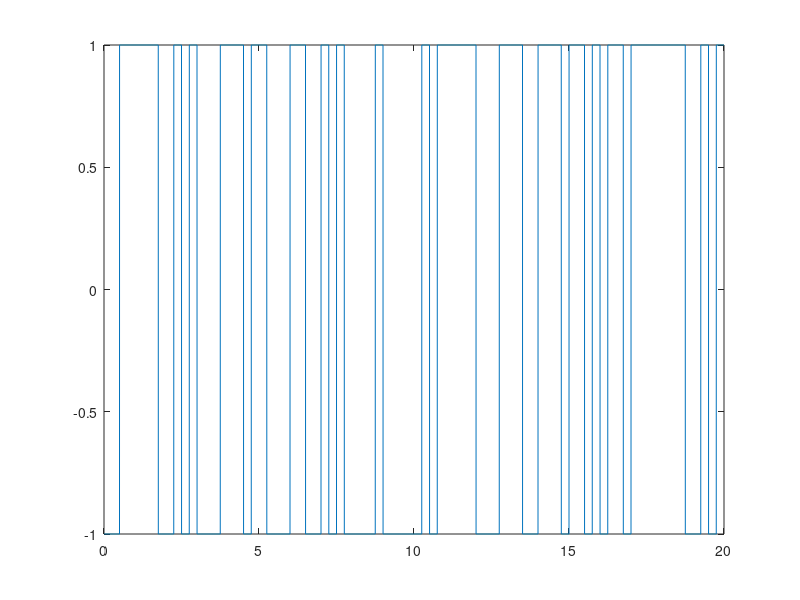
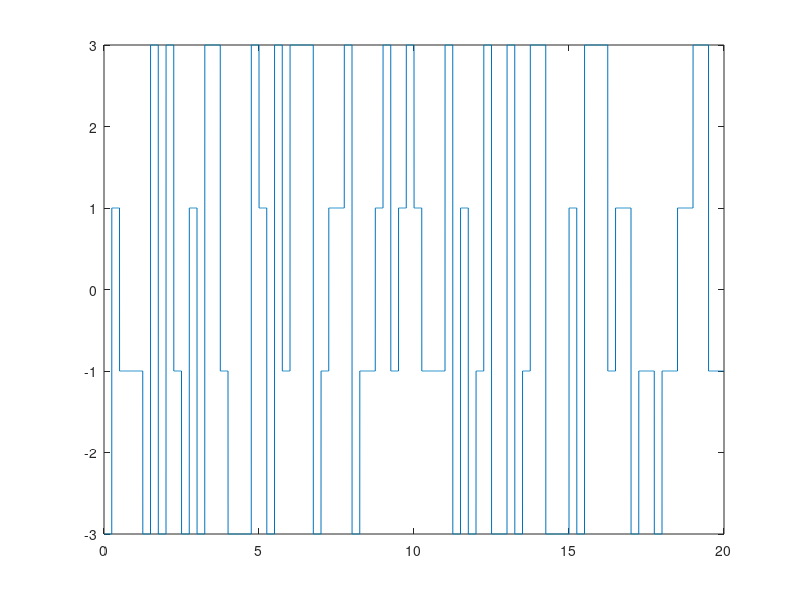
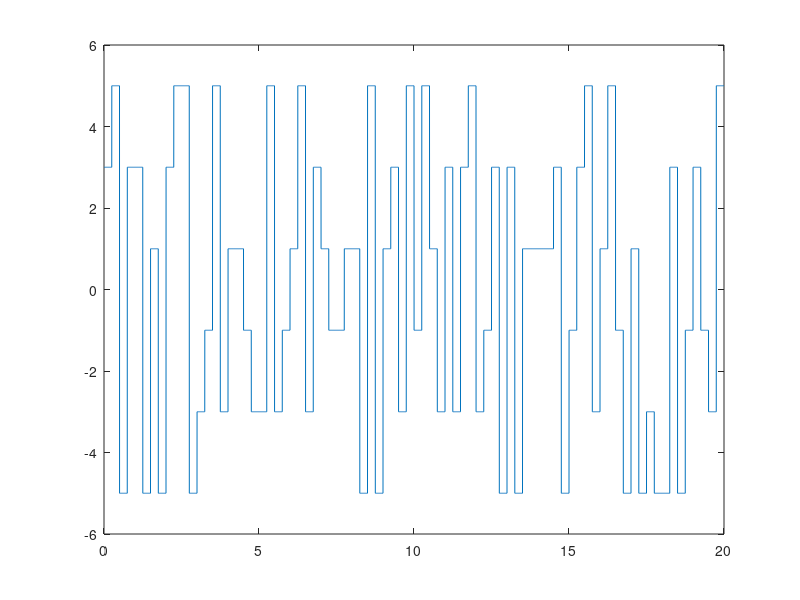
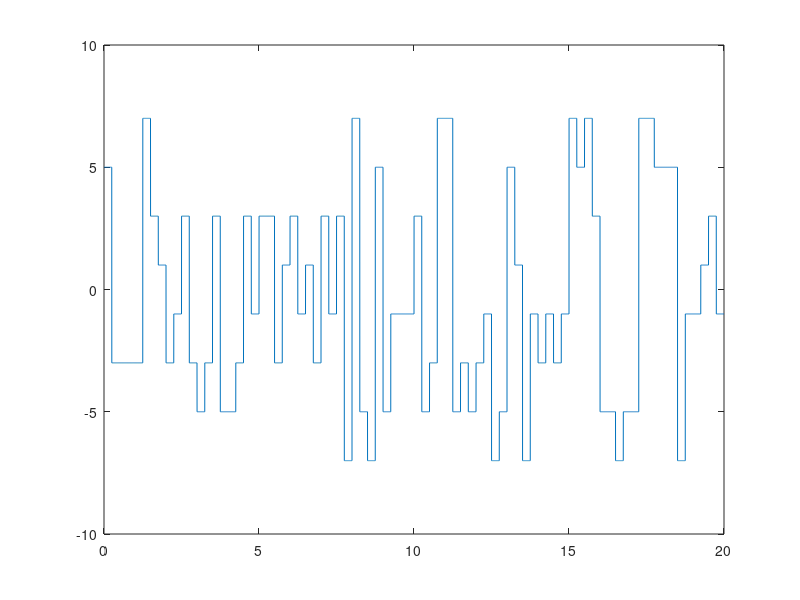

MATLAB code to generate these figures, in order:
% Ex 3

 Fs1=1000/2; % Cele trei frecvente cu ajutorul carora putem alege rezolutia
 Fs2= 1000/20; % 2ms, 20 ms sau 200 ms. 
 Fs3= 1000/200;
 Fs=Fs1; % Alegem una din cele trei rezolutii dorite
 
 Dur=0.25; %sec Durata unui bit
 Esant_bit=Fs*Dur; % Numarul de esantioane ce apartin unui bit
 T=20;
 % Valoare aleasa pentru a putea vedea mai multe perioada. Poate fi
 %  preferinte.

 %a) 
 for i=1:Fs*T
     if mod(i-1,Fs*Dur)==0 % Aflam cand incepe un nou bit pentru a da o 
     % valoare aleatoare
     a=2*randi(2)-3; % Randi e functiei ce returneaza numere intregi aleatoare
     % intre 1 si valoarea maxima, in acest caz 2.
     % Prelucrand aceste valori obtinem valorile de -1 si +1
     end
     s(i)=a;
 end
t=1/Fs:1/Fs:T;
figure(1)
plot(t,s)

%b)
 for i=1:Fs*T
     if mod(i-1,Fs*Dur)==0 % Analog ca la punctul a.
     a= 2*randi(4)-5; % Analoog ca la punctul anterior. Avem patru valori
     % posibile acum, de la 1 la 4.
     end
     s(i)=a;
 end
figure(2)
 plot(t,s)
 
 %c)
 for i=1:Fs*T
     if mod(i-1,Fs*Dur)==0 % Analog
     a= 2*randi(6)-7; % Acelasi concept doar ca pentru 6 tensiuni
     end
     s(i)=a;
 end
 figure(3)
 plot(t,s)
 
 %d)
  for i=1:Fs*T
     if mod(i-1,Fs*Dur)==0 % Analog
     a= 2*randi(8)-9; % Pentru cele 8 tensiuni dorite
     end
     s(i)=a;
 end
figure(4)
plot(t,s)
 
